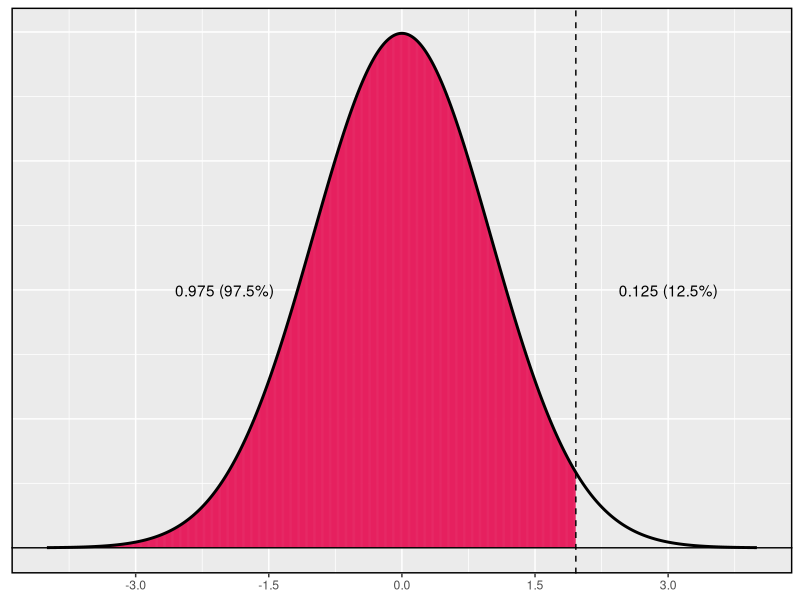

The R source for this figure:
## ---- chunk 1
knitr::opts_chunk$set(echo = TRUE)
## ---- chunk 2
qnorm(0.975)
## ---- chunk 3
library(ggplot2)
set.seed(1)
m <- 0#178
s <- 1#8.38
X <- m + s * seq(-4, 4, 0.01)
Y <- dnorm(X, m, s)

gg   <- data.frame(X,Y)

ggplot(data = gg, mapping = aes(x = X, y = Y)) + 
  geom_linerange(data = gg[gg$X < qnorm(p = 0.975, mean = m, sd = s),], 
                 aes(X, ymin = 0, ymax = Y), colour="#E6205F") + 
  geom_path(size = 1) +
  labs(x = NULL, y = NULL) + 
  theme(axis.text.y = element_blank(), axis.ticks.y = element_blank(), 
        axis.line.y = element_blank()) + 
  geom_vline(xintercept = qnorm(p = 0.975, mean = m, sd = s), 
             linetype = "dashed") + 
  geom_hline(yintercept = 0) + 
  annotate("text", x = m - 2*s, 
           y = max(Y)/2,    #Y[which(grepl(m - s, X))], 
           label = "0.975 (97.5%)") + 
    annotate("text", x = m + 3*s, 
           y = max(Y)/2,    #Y[which(grepl(m - s, X))], 
           label = "0.125 (12.5%)") + 
  scale_x_continuous(breaks = seq(m - 3*s, m + 3*s, s*1.5)) +
  theme(panel.border = element_rect(colour = "black", fill=NA, size=1))
